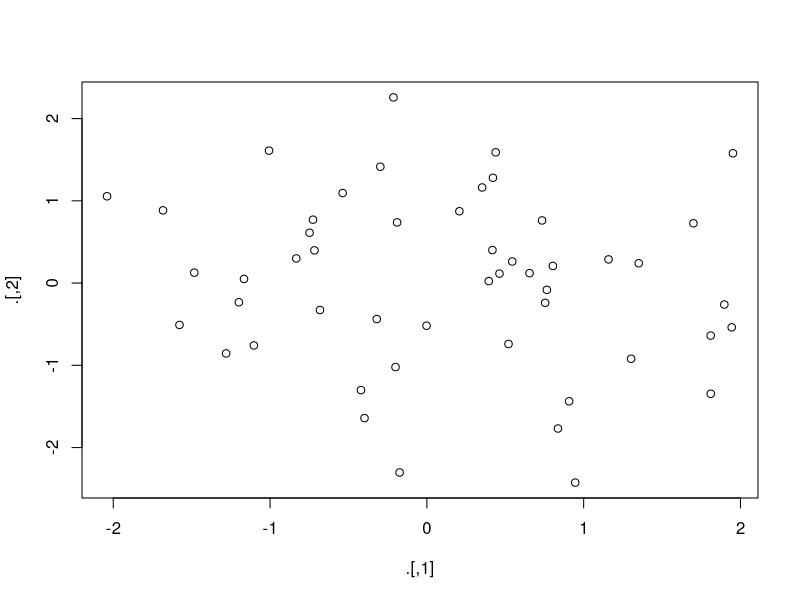
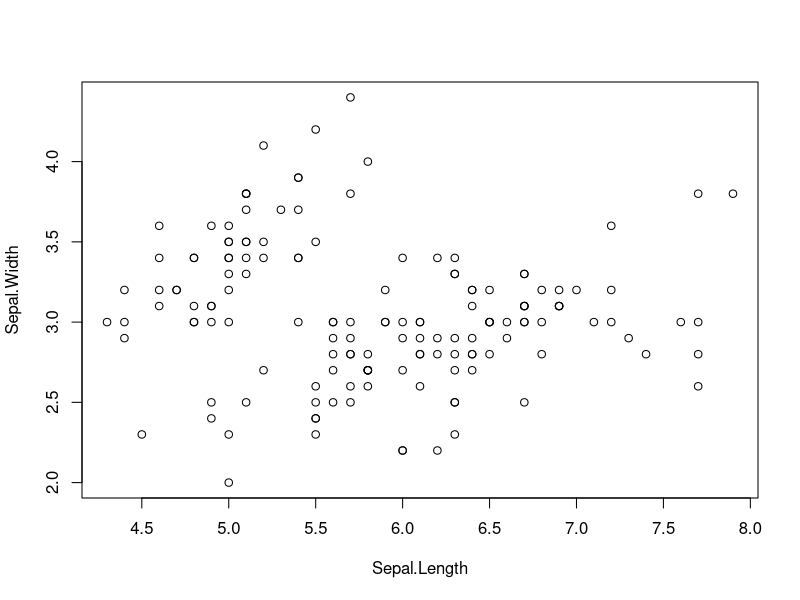

Write the R code that produced these figures, in order. (Note: this script raises an error after producing the figures.)
## ---- chunk 1
knitr::opts_chunk$set(echo = TRUE, cache = TRUE)

library(ggplot2)
library(dplyr)
library(forcats)
library(tidyr)
library(lubridate)
library(stringr)
## ---- chunk 2
rnorm(100) %>%
  matrix(ncol = 2) %T>%
  plot() %>% 
  str()

iris %>% 
  select(Sepal.Length, Sepal.Width) %T>%  
  plot() %>% 
  select(Sepal.Length) %>% 
  head(10)
## ---- chunk 3
mtcars %$%
  cor(disp, mpg)

mtcars %>%
  with(cor(disp, mpg))
